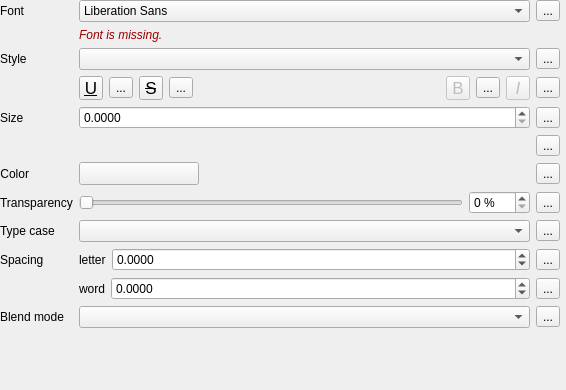
                    <widget class="QWidget" name="scrollAreaWidgetContents">
                     <property name="geometry">
                      <rect>
                       <x>0</x>
                       <y>-11</y>
                       <width>566</width>
                       <height>390</height>
                      </rect>
                     </property>
                     <layout class="QVBoxLayout" name="verticalLayout_2">
                      <property name="leftMargin">
                       <number>0</number>
                      </property>
                      <property name="topMargin">
                       <number>0</number>
                      </property>
                      <property name="rightMargin">
                       <number>6</number>
                      </property>
                      <property name="bottomMargin">
                       <number>0</number>
                      </property>
                      <item>
                       <widget class="QFrame" name="mFontStyleGroupBox">
                        <property name="sizePolicy">
                         <sizepolicy hsizetype="Preferred" vsizetype="Maximum">
                          <horstretch>0</horstretch>
                          <verstretch>0</verstretch>
                         </sizepolicy>
                        </property>
                        <property name="maximumSize">
                         <size>
                          <width>16777215</width>
                          <height>16777215</height>
                         </size>
                        </property>
                        <layout class="QGridLayout" name="gridLayout_6">
                         <property name="margin">
                          <number>0</number>
                         </property>
                         <item row="9" column="1" colspan="2">
                          <layout class="QHBoxLayout" name="horizontalLayout_14">
                           <item>
                            <widget class="QLabel" name="mFontLetterSpacingLabel">
                             <property name="sizePolicy">
                              <sizepolicy hsizetype="Maximum" vsizetype="Preferred">
                               <horstretch>0</horstretch>
                               <verstretch>0</verstretch>
                              </sizepolicy>
                             </property>
                             <property name="text">
                              <string>letter</string>
                             </property>
                            </widget>
                           </item>
                           <item>
                            <widget class="QgsDoubleSpinBox" name="mFontLetterSpacingSpinBox">
                             <property name="sizePolicy">
                              <sizepolicy hsizetype="Preferred" vsizetype="Fixed">
                               <horstretch>0</horstretch>
                               <verstretch>0</verstretch>
                              </sizepolicy>
                             </property>
                             <property name="toolTip">
                              <string>Space in pixels or map units, relative to size unit choice</string>
                             </property>
                             <property name="decimals">
                              <number>4</number>
                             </property>
                             <property name="minimum">
                              <double>-1000.000000000000000</double>
                             </property>
                             <property name="maximum">
                              <double>999999999.000000000000000</double>
                             </property>
                             <property name="showClearButton">
                              <bool>true</bool>
                             </property>
                            </widget>
                           </item>
                           <item>
                            <widget class="QgsDataDefinedButton" name="mFontLetterSpacingDDBtn">
                             <property name="text">
                              <string>...</string>
                             </property>
                            </widget>
                           </item>
                          </layout>
                         </item>
                         <item row="4" column="1">
                          <widget class="QgsDoubleSpinBox" name="mFontSizeSpinBox">
                           <property name="sizePolicy">
                            <sizepolicy hsizetype="Expanding" vsizetype="Fixed">
                             <horstretch>0</horstretch>
                             <verstretch>0</verstretch>
                            </sizepolicy>
                           </property>
                           <property name="minimumSize">
                            <size>
                             <width>0</width>
                             <height>0</height>
                            </size>
                           </property>
                           <property name="decimals">
                            <number>4</number>
                           </property>
                           <property name="maximum">
                            <double>999999999.000000000000000</double>
                           </property>
                           <property name="showClearButton">
                            <bool>false</bool>
                           </property>
                          </widget>
                         </item>
                         <item row="2" column="0">
                          <widget class="QLabel" name="mFontStyleLabel">
                           <property name="sizePolicy">
                            <sizepolicy hsizetype="Maximum" vsizetype="Preferred">
                             <horstretch>0</horstretch>
                             <verstretch>0</verstretch>
                            </sizepolicy>
                           </property>
                           <property name="text">
                            <string>Style</string>
                           </property>
                          </widget>
                         </item>
                         <item row="8" column="1">
                          <widget class="QComboBox" name="mFontCapitalsComboBox">
                           <property name="enabled">
                            <bool>true</bool>
                           </property>
                           <property name="sizePolicy">
                            <sizepolicy hsizetype="Preferred" vsizetype="Fixed">
                             <horstretch>0</horstretch>
                             <verstretch>0</verstretch>
                            </sizepolicy>
                           </property>
                           <property name="maximumSize">
                            <size>
                             <width>16777215</width>
                             <height>16777215</height>
                            </size>
                           </property>
                           <property name="toolTip">
                            <string>Capitalization style of text</string>
                           </property>
                          </widget>
                         </item>
                         <item row="7" column="0">
                          <widget class="QLabel" name="mFontTranspLabel">
                           <property name="enabled">
                            <bool>true</bool>
                           </property>
                           <property name="text">
                            <string>Transparency</string>
                           </property>
                          </widget>
                         </item>
                         <item row="0" column="0">
                          <widget class="QLabel" name="mFontLabel">
                           <property name="sizePolicy">
                            <sizepolicy hsizetype="Preferred" vsizetype="Preferred">
                             <horstretch>0</horstretch>
                             <verstretch>0</verstretch>
                            </sizepolicy>
                           </property>
                           <property name="text">
                            <string>Font</string>
                           </property>
                           <property name="alignment">
                            <set>Qt::AlignLeading|Qt::AlignLeft|Qt::AlignVCenter</set>
                           </property>
                          </widget>
                         </item>
                         <item row="2" column="1">
                          <widget class="QComboBox" name="mFontStyleComboBox">
                           <property name="sizePolicy">
                            <sizepolicy hsizetype="Expanding" vsizetype="Fixed">
                             <horstretch>0</horstretch>
                             <verstretch>0</verstretch>
                            </sizepolicy>
                           </property>
                           <property name="minimumSize">
                            <size>
                             <width>0</width>
                             <height>0</height>
                            </size>
                           </property>
                           <property name="maximumSize">
                            <size>
                             <width>16777215</width>
                             <height>16777215</height>
                            </size>
                           </property>
                           <property name="toolTip">
                            <string>Available typeface styles</string>
                           </property>
                           <property name="sizeAdjustPolicy">
                            <enum>QComboBox::AdjustToContentsOnFirstShow</enum>
                           </property>
                          </widget>
                         </item>
                         <item row="8" column="2">
                          <widget class="QgsDataDefinedButton" name="mFontCaseDDBtn">
                           <property name="text">
                            <string>...</string>
                           </property>
                          </widget>
                         </item>
                         <item row="5" column="2">
                          <widget class="QgsDataDefinedButton" name="mFontUnitsDDBtn">
                           <property name="text">
                            <string>...</string>
                           </property>
                          </widget>
                         </item>
                         <item row="6" column="2">
                          <widget class="QgsDataDefinedButton" name="mFontColorDDBtn">
                           <property name="text">
                            <string>...</string>
                           </property>
                          </widget>
                         </item>
                         <item row="0" column="2">
                          <widget class="QgsDataDefinedButton" name="mFontDDBtn">
                           <property name="text">
                            <string>...</string>
                           </property>
                          </widget>
                         </item>
                         <item row="7" column="2">
                          <widget class="QgsDataDefinedButton" name="mFontTranspDDBtn">
                           <property name="text">
                            <string>...</string>
                           </property>
                          </widget>
                         </item>
                         <item row="7" column="1">
                          <widget class="QFrame" name="frame">
                           <property name="sizePolicy">
                            <sizepolicy hsizetype="Preferred" vsizetype="Maximum">
                             <horstretch>0</horstretch>
                             <verstretch>0</verstretch>
                            </sizepolicy>
                           </property>
                           <layout class="QHBoxLayout" name="horizontalLayout_23">
                            <property name="margin">
                             <number>0</number>
                            </property>
                            <item>
                             <widget class="QSlider" name="mFontTranspSlider">
                              <property name="enabled">
                               <bool>true</bool>
                              </property>
                              <property name="minimumSize">
                               <size>
                                <width>0</width>
                                <height>0</height>
                               </size>
                              </property>
                              <property name="maximumSize">
                               <size>
                                <width>16777215</width>
                                <height>16777215</height>
                               </size>
                              </property>
                              <property name="maximum">
                               <number>100</number>
                              </property>
                              <property name="orientation">
                               <enum>Qt::Horizontal</enum>
                              </property>
                             </widget>
                            </item>
                            <item>
                             <widget class="QgsSpinBox" name="mFontTranspSpinBox">
                              <property name="enabled">
                               <bool>true</bool>
                              </property>
                              <property name="sizePolicy">
                               <sizepolicy hsizetype="Maximum" vsizetype="Fixed">
                                <horstretch>0</horstretch>
                                <verstretch>0</verstretch>
                               </sizepolicy>
                              </property>
                              <property name="suffix">
                               <string> %</string>
                              </property>
                              <property name="maximum">
                               <number>100</number>
                              </property>
                             </widget>
                            </item>
                           </layout>
                          </widget>
                         </item>
                         <item row="8" column="0">
                          <widget class="QLabel" name="mFontCapitalsLabel">
                           <property name="sizePolicy">
                            <sizepolicy hsizetype="Maximum" vsizetype="Preferred">
                             <horstretch>0</horstretch>
                             <verstretch>0</verstretch>
                            </sizepolicy>
                           </property>
                           <property name="text">
                            <string>Type case</string>
                           </property>
                          </widget>
                         </item>
                         <item row="11" column="2">
                          <widget class="QgsDataDefinedButton" name="mFontBlendModeDDBtn">
                           <property name="text">
                            <string>...</string>
                           </property>
                          </widget>
                         </item>
                         <item row="6" column="0">
                          <widget class="QLabel" name="mFontColorLabel">
                           <property name="sizePolicy">
                            <sizepolicy hsizetype="Maximum" vsizetype="Preferred">
                             <horstretch>0</horstretch>
                             <verstretch>0</verstretch>
                            </sizepolicy>
                           </property>
                           <property name="text">
                            <string>Color</string>
                           </property>
                           <property name="alignment">
                            <set>Qt::AlignRight|Qt::AlignTrailing|Qt::AlignVCenter</set>
                           </property>
                          </widget>
                         </item>
                         <item row="4" column="2">
                          <widget class="QgsDataDefinedButton" name="mFontSizeDDBtn">
                           <property name="text">
                            <string>...</string>
                           </property>
                          </widget>
                         </item>
                         <item row="9" column="0">
                          <widget class="QLabel" name="label_10">
                           <property name="text">
                            <string>Spacing</string>
                           </property>
                          </widget>
                         </item>
                         <item row="6" column="1">
                          <widget class="QgsColorButtonV2" name="btnTextColor">
                           <property name="sizePolicy">
                            <sizepolicy hsizetype="Fixed" vsizetype="Fixed">
                             <horstretch>0</horstretch>
                             <verstretch>0</verstretch>
                            </sizepolicy>
                           </property>
                           <property name="minimumSize">
                            <size>
                             <width>120</width>
                             <height>0</height>
                            </size>
                           </property>
                           <property name="maximumSize">
                            <size>
                             <width>120</width>
                             <height>16777215</height>
                            </size>
                           </property>
                          </widget>
                         </item>
                         <item row="11" column="0">
                          <widget class="QLabel" name="labelBlendMode">
                           <property name="text">
                            <string>Blend mode</string>
                           </property>
                          </widget>
                         </item>
                         <item row="10" column="1" colspan="2">
                          <layout class="QHBoxLayout" name="horizontalLayout_15">
                           <item>
                            <widget class="QLabel" name="mFontWordSpacingLabel">
                             <property name="sizePolicy">
                              <sizepolicy hsizetype="Maximum" vsizetype="Preferred">
                               <horstretch>0</horstretch>
                               <verstretch>0</verstretch>
                              </sizepolicy>
                             </property>
                             <property name="text">
                              <string>word</string>
                             </property>
                            </widget>
                           </item>
                           <item>
                            <widget class="QgsDoubleSpinBox" name="mFontWordSpacingSpinBox">
                             <property name="sizePolicy">
                              <sizepolicy hsizetype="Preferred" vsizetype="Fixed">
                               <horstretch>0</horstretch>
                               <verstretch>0</verstretch>
                              </sizepolicy>
                             </property>
                             <property name="toolTip">
                              <string>Space in pixels or map units, relative to size unit choice</string>
                             </property>
                             <property name="decimals">
                              <number>4</number>
                             </property>
                             <property name="minimum">
                              <double>-1000.000000000000000</double>
                             </property>
                             <property name="maximum">
                              <double>999999999.000000000000000</double>
                             </property>
                             <property name="showClearButton">
                              <bool>true</bool>
                             </property>
                            </widget>
                           </item>
                           <item>
                            <widget class="QgsDataDefinedButton" name="mFontWordSpacingDDBtn">
                             <property name="text">
                              <string>...</string>
                             </property>
                            </widget>
                           </item>
                          </layout>
                         </item>
                         <item row="3" column="1" colspan="2">
                          <layout class="QHBoxLayout" name="horizontalLayout_13">
                           <item>
                            <widget class="QToolButton" name="mFontUnderlineBtn">
                             <property name="enabled">
                              <bool>true</bool>
                             </property>
                             <property name="minimumSize">
                              <size>
                               <width>24</width>
                               <height>24</height>
                              </size>
                             </property>
                             <property name="maximumSize">
                              <size>
                               <width>24</width>
                               <height>24</height>
                              </size>
                             </property>
                             <property name="font">
                              <font>
                               <pointsize>13</pointsize>
                               <underline>true</underline>
                              </font>
                             </property>
                             <property name="toolTip">
                              <string>Underlined text</string>
                             </property>
                             <property name="text">
                              <string>U</string>
                             </property>
                             <property name="checkable">
                              <bool>true</bool>
                             </property>
                            </widget>
                           </item>
                           <item>
                            <widget class="QgsDataDefinedButton" name="mFontUnderlineDDBtn">
                             <property name="text">
                              <string>...</string>
                             </property>
                            </widget>
                           </item>
                           <item>
                            <widget class="QToolButton" name="mFontStrikethroughBtn">
                             <property name="enabled">
                              <bool>true</bool>
                             </property>
                             <property name="minimumSize">
                              <size>
                               <width>24</width>
                               <height>24</height>
                              </size>
                             </property>
                             <property name="maximumSize">
                              <size>
                               <width>24</width>
                               <height>24</height>
                              </size>
                             </property>
                             <property name="font">
                              <font>
                               <pointsize>13</pointsize>
                               <strikeout>true</strikeout>
                              </font>
                             </property>
                             <property name="toolTip">
                              <string>Strikeout text</string>
                             </property>
                             <property name="text">
                              <string>S</string>
                             </property>
                             <property name="checkable">
                              <bool>true</bool>
                             </property>
                            </widget>
                           </item>
                           <item>
                            <widget class="QgsDataDefinedButton" name="mFontStrikeoutDDBtn">
                             <property name="text">
                              <string>...</string>
                             </property>
                            </widget>
                           </item>
                           <item>
                            <spacer name="horizontalSpacer_11">
                             <property name="orientation">
                              <enum>Qt::Horizontal</enum>
                             </property>
                             <property name="sizeHint" stdset="0">
                              <size>
                               <width>0</width>
                               <height>20</height>
                              </size>
                             </property>
                            </spacer>
                           </item>
                           <item>
                            <widget class="QToolButton" name="mFontBoldBtn">
                             <property name="enabled">
                              <bool>false</bool>
                             </property>
                             <property name="minimumSize">
                              <size>
                               <width>24</width>
                               <height>24</height>
                              </size>
                             </property>
                             <property name="maximumSize">
                              <size>
                               <width>24</width>
                               <height>24</height>
                              </size>
                             </property>
                             <property name="font">
                              <font>
                               <pointsize>13</pointsize>
                              </font>
                             </property>
                             <property name="toolTip">
                              <string>Bold text
(data defined only, overrides Style)</string>
                             </property>
                             <property name="text">
                              <string>B</string>
                             </property>
                             <property name="checkable">
                              <bool>true</bool>
                             </property>
                            </widget>
                           </item>
                           <item>
                            <widget class="QgsDataDefinedButton" name="mFontBoldDDBtn">
                             <property name="text">
                              <string>...</string>
                             </property>
                            </widget>
                           </item>
                           <item>
                            <widget class="QToolButton" name="mFontItalicBtn">
                             <property name="enabled">
                              <bool>false</bool>
                             </property>
                             <property name="minimumSize">
                              <size>
                               <width>24</width>
                               <height>24</height>
                              </size>
                             </property>
                             <property name="maximumSize">
                              <size>
                               <width>24</width>
                               <height>24</height>
                              </size>
                             </property>
                             <property name="font">
                              <font>
                               <pointsize>13</pointsize>
                               <italic>true</italic>
                              </font>
                             </property>
                             <property name="toolTip">
                              <string>Italic text
(data defined only, overrides Style)</string>
                             </property>
                             <property name="text">
                              <string>I</string>
                             </property>
                             <property name="checkable">
                              <bool>true</bool>
                             </property>
                            </widget>
                           </item>
                           <item>
                            <widget class="QgsDataDefinedButton" name="mFontItalicDDBtn">
                             <property name="text">
                              <string>...</string>
                             </property>
                            </widget>
                           </item>
                          </layout>
                         </item>
                         <item row="11" column="1">
                          <widget class="QgsBlendModeComboBox" name="comboBlendMode"/>
                         </item>
                         <item row="2" column="2">
                          <widget class="QgsDataDefinedButton" name="mFontStyleDDBtn">
                           <property name="text">
                            <string>...</string>
                           </property>
                          </widget>
                         </item>
                         <item row="4" column="0">
                          <widget class="QLabel" name="mFontSizeLabel">
                           <property name="sizePolicy">
                            <sizepolicy hsizetype="Maximum" vsizetype="Preferred">
                             <horstretch>0</horstretch>
                             <verstretch>0</verstretch>
                            </sizepolicy>
                           </property>
                           <property name="text">
                            <string>Size</string>
                           </property>
                          </widget>
                         </item>
                         <item row="1" column="1">
                          <widget class="QFrame" name="mFontFamilyFrame">
                           <layout class="QHBoxLayout" name="horizontalLayout_5">
                            <property name="margin">
                             <number>0</number>
                            </property>
                            <item>
                             <widget class="QLabel" name="mFontMissingLabel">
                              <property name="sizePolicy">
                               <sizepolicy hsizetype="Expanding" vsizetype="Preferred">
                                <horstretch>0</horstretch>
                                <verstretch>0</verstretch>
                               </sizepolicy>
                              </property>
                              <property name="styleSheet">
                               <string notr="true">color: #990000;
font-style: italic;</string>
                              </property>
                              <property name="text">
                               <string>Font is missing.</string>
                              </property>
                              <property name="alignment">
                               <set>Qt::AlignLeading|Qt::AlignLeft|Qt::AlignVCenter</set>
                              </property>
                             </widget>
                            </item>
                           </layout>
                          </widget>
                         </item>
                         <item row="0" column="1">
                          <widget class="QFontComboBox" name="mFontFamilyCmbBx">
                           <property name="editable">
                            <bool>false</bool>
                           </property>
                          </widget>
                         </item>
                         <item row="5" column="1">
                          <widget class="QgsUnitSelectionWidget" name="mFontSizeUnitWidget" native="true"/>
                         </item>
                        </layout>
                       </widget>
                      </item>
                      <item>
                       <spacer name="verticalSpacer_2">
                        <property name="orientation">
                         <enum>Qt::Vertical</enum>
                        </property>
                        <property name="sizeHint" stdset="0">
                         <size>
                          <width>20</width>
                          <height>0</height>
                         </size>
                        </property>
                       </spacer>
                      </item>
                     </layout>
                    </widget>
